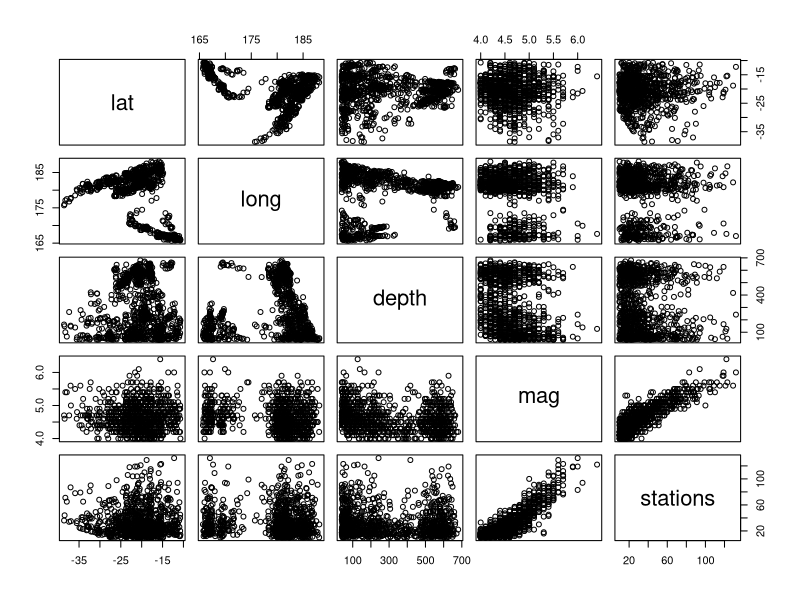
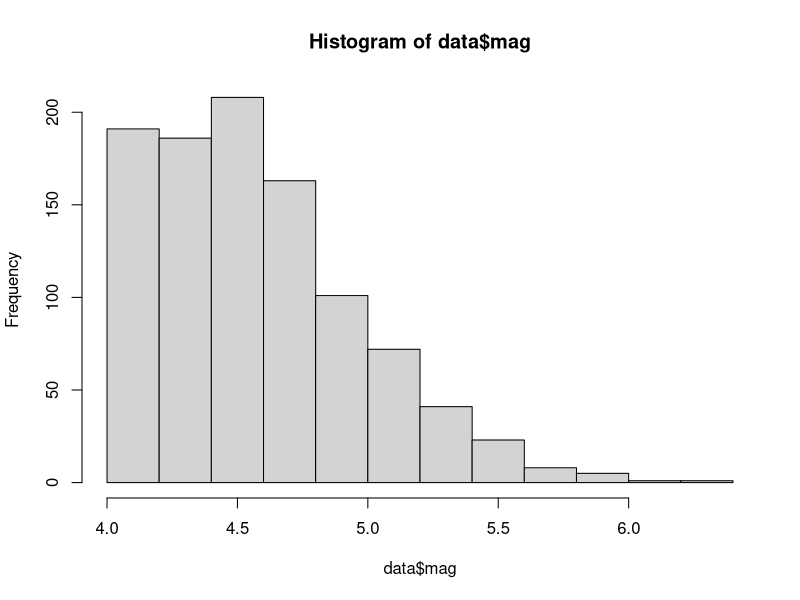
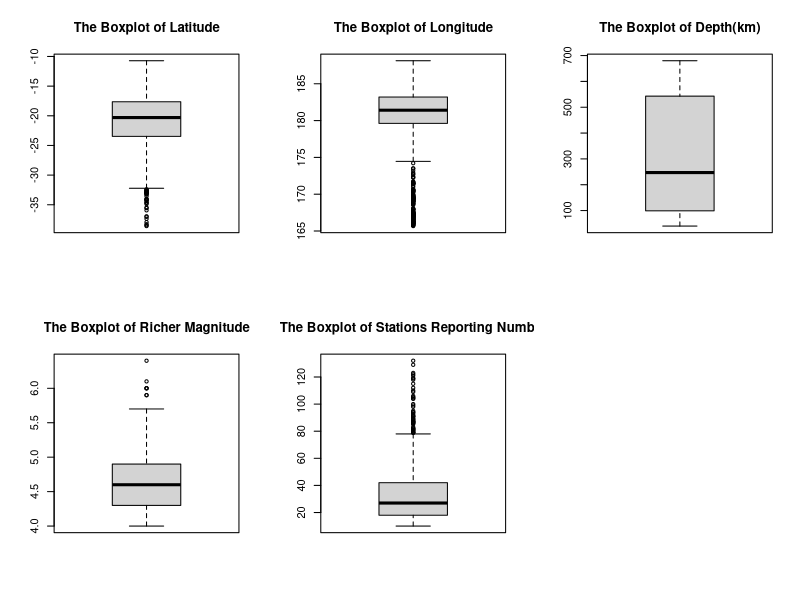

Write R code to recreate these figures, in order.
## ---- chunk 1
knitr::opts_chunk$set(echo = TRUE)
library(ggplot2)
library(car)
library(forecast)
## ---- chunk 2
data <- quakes
head(data)
dim(data)[1]
summary(data)
plot(data)
hist(data$mag)
par(mfrow = c(2,3))
boxplot(data$lat, main = "The Boxplot of Latitude");
boxplot(data$long, main = "The Boxplot of Longitude");
boxplot(data$depth, main  = "The Boxplot of Depth(km)");
boxplot(data$mag, main = "The Boxplot of Richer Magnitude");
boxplot(data$stations, main = "The Boxplot of Stations Reporting Number")
